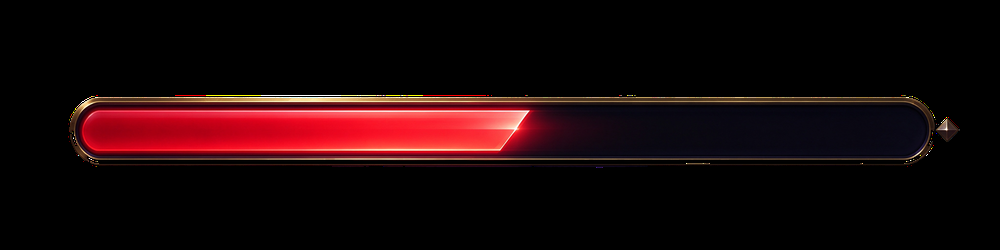
#> input picture sucai_ui/alpha/bar_hp.png, 1000 x 250 px, shrunk from 4096 x 1024 before the run
$ python -i make_alpha.py   (imports and definitions only)
#> lines starting #> are read from the running program, lines starting #| are printed output that depends on the picture; after the words box and inside, x2 and y2 are one past the last pixel; in counts of white or black regions, pixels touching at a corner belong together
# -*- coding: utf-8 -*-
"""生成透明底版本(仅去除与边缘连通的外部背景) + 素材清单 + 总览图"""
import os, json, csv
import numpy as np
import cv2

SRC = r"E:\重生之满级暴击\sucai_ui"
ALPHA_DIR = os.path.join(SRC, "alpha")
# [1 line not run here, left out]

def imread_u(p):
#> called with p = 'sucai_ui/alpha/bar_hp.png'
    return cv2.imdecode(np.fromfile(p, dtype=np.uint8), cv2.IMREAD_UNCHANGED)
#> returned value is the input picture: shape (250, 1000, 4); mean B, G, R, A 8.4, 7.1, 25.1, 55.1

def imwrite_u(p, img):
    ext = os.path.splitext(p)[1] or ".png"
    ok, buf = cv2.imencode(ext, img)
    if ok:
        buf.tofile(p)
    return ok

def make_transparent(src_path, dst_path, tol=42):
    img = imread_u(src_path)
    if img is None:
        return None, "read fail"
    if img.shape[2] == 4:
        img = cv2.cvtColor(img, cv2.COLOR_BGRA2BGR)
    h, w = img.shape[:2]
#> h = 250; w = 1000
    # 背景色 = 四边带中值
    pad = max(8, min(h, w)//40)
#> pad = 8
    strips = [img[0:pad, :, :].reshape(-1,3), img[h-pad:h, :, :].reshape(-1,3),
              img[:, 0:pad, :].reshape(-1,3), img[:, w-pad:w, :].reshape(-1,3)]
    bg = np.median(np.concatenate(strips), axis=0).astype(np.float32)
#> bg = [0, 0, 0]
    # 与背景距离
    dist = np.abs(img.astype(np.float32) - bg).sum(axis=2)
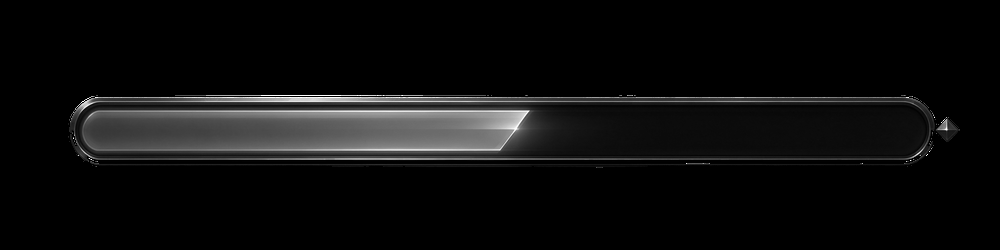
#> dist: shape (250, 1000) float32; min 0, max 765, mean 40.7; drawn with min black and max white
    bgmask = (dist < tol).astype(np.uint8)
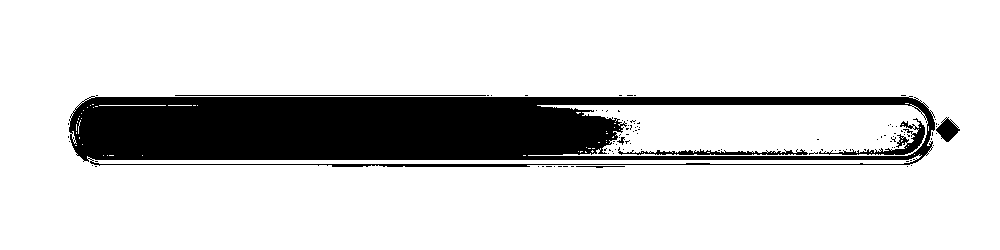
#> bgmask: shape (250, 1000); values 0 (black) and 1 (white), 83.7% white; 105 black regions (98 under 20 px), largest, box (x1, y1, x2, y2) and area: (69, 96, 935, 167) 38507, (819, 118, 925, 155) 724, (618, 147, 808, 155) 557
    # 只取与边缘连通的外部背景
    n, labels = cv2.connectedComponents(bgmask, connectivity=4)
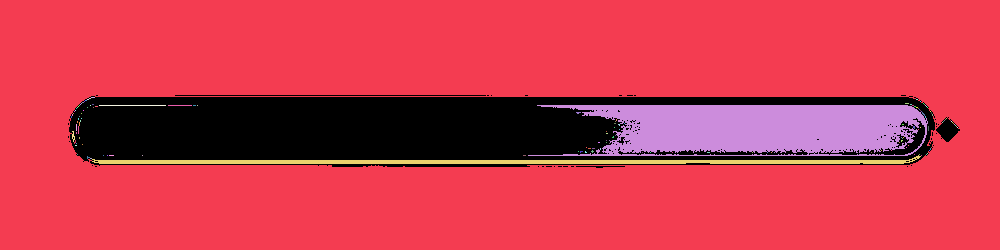
#> labels: shape (250, 1000) int32; 145 distinct labels, from 0 to 144; one colour per label, 0 black
#> n = 145
    edge_labels = set(labels[0, :]) | set(labels[h-1, :]) | set(labels[:, 0]) | set(labels[:, w-1])
#> edge_labels = 1 item
    edge_labels.discard(0)
    external = np.isin(labels, list(edge_labels)).astype(np.uint8)
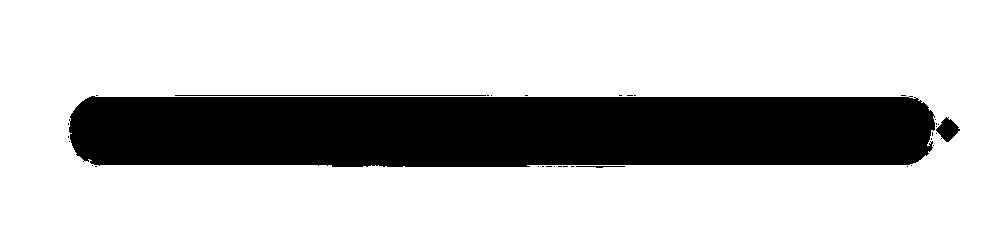
#> external: shape (250, 1000); values 0 (black) and 1 (white), 76.3% white; 34 black regions (30 under 20 px), largest, box (x1, y1, x2, y2) and area: (69, 96, 935, 167) 58394, (936, 117, 960, 142) 336, (175, 95, 486, 96) 311, (576, 166, 625, 168) 56
    alpha = np.where(external == 1, 0, 255).astype(np.uint8)
    # 边缘羽化: 对 alpha 做 3x3 高斯, 只作用于边缘附近
    blurred = cv2.GaussianBlur(alpha, (3, 3), 0)
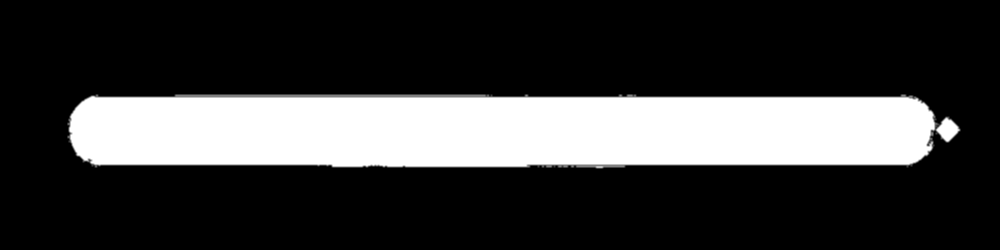
#> blurred: shape (250, 1000); min 0, max 255, mean 60.4
    edge = cv2.Canny(alpha, 50, 150)
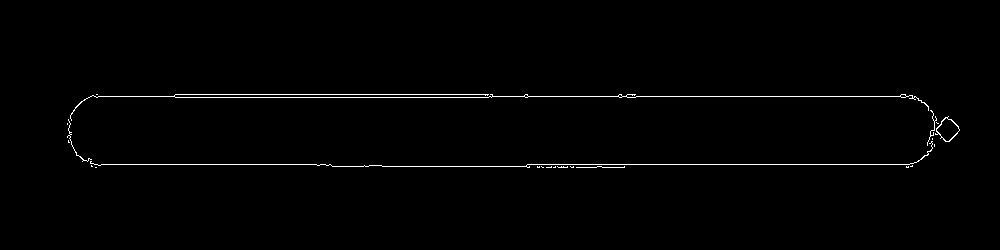
#> edge: shape (250, 1000); 0.98% white in thin lines or dots, all inside (x1, y1, x2, y2) = (67, 94, 960, 168)
    edge = cv2.dilate(edge, np.ones((3,3), np.uint8), iterations=1)
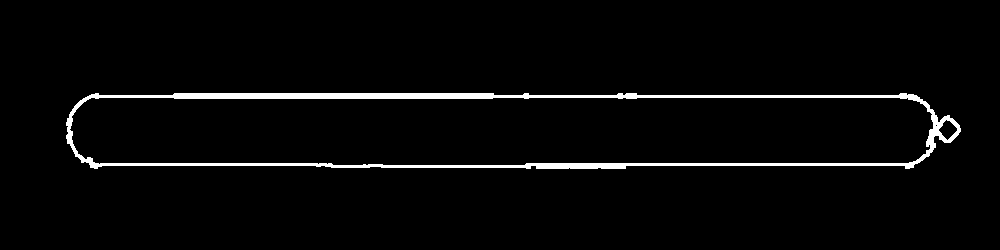
#> edge: shape (250, 1000); 3% white; 1 white region, box (x1, y1, x2, y2) and area: (66, 93, 961, 169) 7487
    alpha = np.where(edge > 0, blurred, alpha)
    out = np.dstack([img, alpha])
    imwrite_u(dst_path, out)
    return (w, h), ""

rows = []
# [18 lines not run here, left out]

>>> result = make_transparent('sucai_ui/alpha/bar_hp.png', 'out.png')
#> result = ((1000, 250), '')
